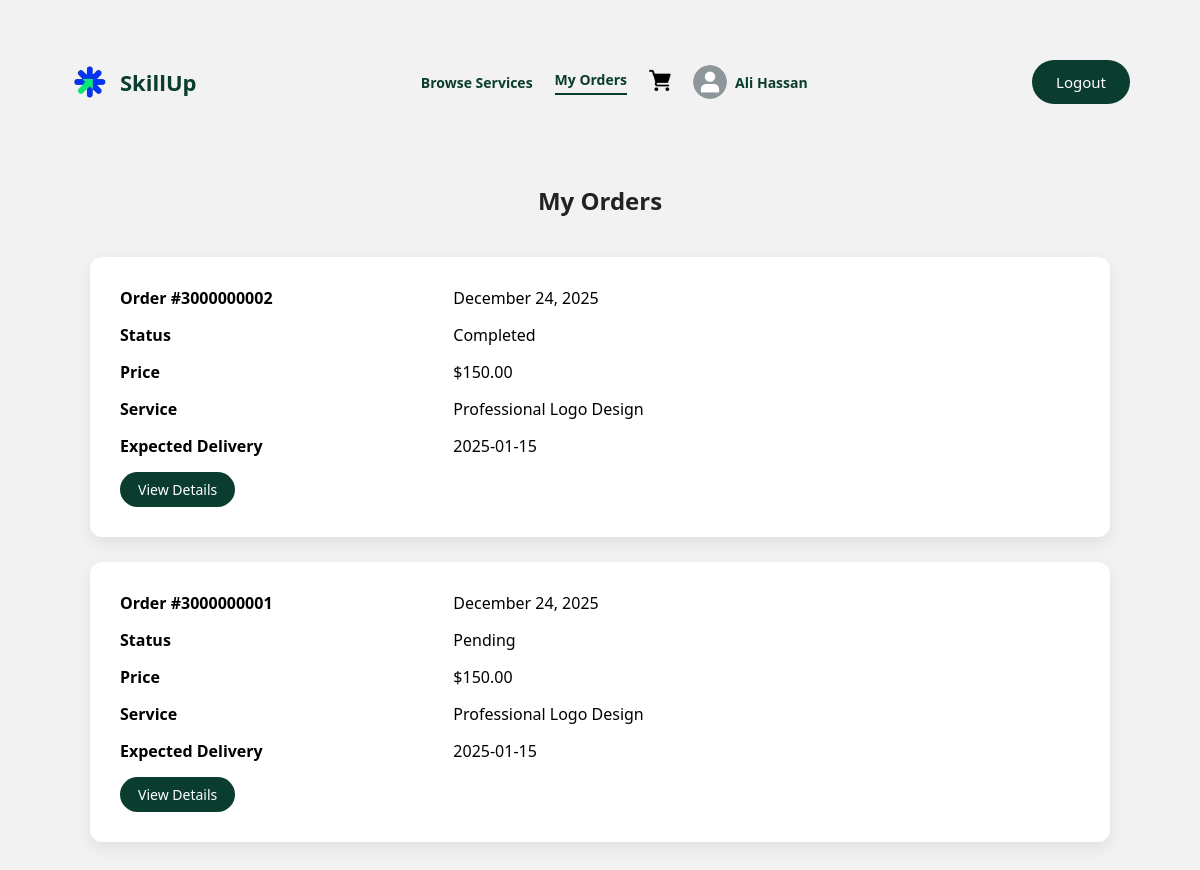
The app's page /my-orders.php (signed in) with its own data.
### tables this page shows
CREATE TABLE `users` (
  `user_id` varchar(10) NOT NULL,
  `first_name` varchar(50) NOT NULL,
  `last_name` varchar(50) NOT NULL,
  `email` varchar(100) NOT NULL,
  `password` varchar(255) NOT NULL,
  `phone` varchar(10) NOT NULL,
  `age` int(11) DEFAULT NULL,
  `country` varchar(50) NOT NULL,
  `city` varchar(50) NOT NULL,
  `bio` text DEFAULT NULL,
  `role` enum('Client','Freelancer') NOT NULL,
  `status` enum('Active','Inactive') NOT NULL DEFAULT 'Active',
  `profile_photo` varchar(255) DEFAULT NULL,
  `registration_date` timestamp NOT NULL DEFAULT current_timestamp(),
  `failed_attempts` int(11) DEFAULT 0,
  `last_failed_attempt` datetime DEFAULT NULL,
  `lock_until` datetime DEFAULT NULL,
  `professional_title` varchar(150) DEFAULT NULL,
  `professional_bio` text DEFAULT NULL,
  `skills` text DEFAULT NULL,
  `experience_years` int(11) DEFAULT NULL
);

CREATE TABLE `orders` (
  `order_id` varchar(10) NOT NULL,
  `client_id` varchar(10) NOT NULL,
  `freelancer_id` varchar(10) NOT NULL,
  `service_id` varchar(10) NOT NULL,
  `service_title` varchar(200) NOT NULL,
  `price` decimal(10,2) NOT NULL,
  `delivery_time` int(11) NOT NULL,
  `revisions_included` int(11) NOT NULL,
  `requirements` text NOT NULL,
  `deliverable_notes` text DEFAULT NULL,
  `status` enum('Pending','In Progress','Delivered','Completed','Revision Requested','Cancelled') DEFAULT 'Pending',
  `payment_method` varchar(50) NOT NULL,
  `order_date` timestamp NOT NULL DEFAULT current_timestamp(),
  `expected_delivery` date NOT NULL,
  `completion_date` timestamp NULL DEFAULT NULL
);

### my-orders.php (the view, shortened to what this page needs)
<?php
require 'db.php.inc';
$userName = 'My Profile';
$profilePhoto = 'images/default_picture.png';
$stmt = $pdo->prepare("
    SELECT first_name, last_name, profile_photo
    FROM users
    WHERE user_id = ?
");
$stmt->execute([$_SESSION['user_id']]);
$navUser = $stmt->fetch(PDO::FETCH_ASSOC);
if ($navUser) {
    $userName = $navUser['first_name'] . ' ' . $navUser['last_name'];
}
$stmt = $pdo->prepare("
    SELECT *
    FROM orders
    WHERE client_id = ?
    ORDER BY order_date DESC
");
$stmt->execute([$_SESSION['user_id']]);
$orders = $stmt->fetchAll(PDO::FETCH_ASSOC);
?>
<!DOCTYPE html>
<html lang="en">
<head>
    <link rel="stylesheet" href="app.css">
</head>
<body>
<div class="page-container">
    <div class="app-header">
        <div class="brand">
            <img src="images/logo.png" alt="SkillUp Logo">
            <span>SkillUp</span>
        </div>
        <nav class="main-nav">
            <a href="client-home.php">Browse Services</a>
            <a href="my-orders.php" class="active">My Orders</a>
            <a href="cart.php" class="cart-link">
                <img src="images/cart.png" class="cart-icon">
            </a>
            <a href="profile.php" class="profile-link">
                <img src="<?= htmlspecialchars($profilePhoto) ?>" class="profile-pic">
                <span><?= htmlspecialchars($userName) ?></span>
            </a>
        </nav>
        <button onclick="location.href='logout.php'" class="btn-primary">
            Logout
        </button>
    </div>
    <main class="container">
        <h2>My Orders</h2>
        <?php if (empty($orders)): ?>
            <div class="card" style="text-align:center;">
                <p>You have no orders yet.</p>
                <br>
                <a href="client-home.php" class="btn-primary">Browse Services</a>
            </div>
        <?php else: ?>
            <?php foreach ($orders as $order): ?>
                <div class="card" style="margin-bottom:25px;">
                    <div class="profile-row">
                        <strong>Order #<?= htmlspecialchars($order['order_id']) ?></strong>
                        <span><?= date('F j, Y', strtotime($order['order_date'])) ?></span>
                    </div>
                    <div class="profile-row">
                        <strong>Status</strong>
                        <span><?= htmlspecialchars($order['status']) ?></span>
                    </div>
                    <div class="profile-row">
                        <strong>Price</strong>
                        <span>$<?= number_format($order['price'], 2) ?></span>
                    </div>
                    <div class="profile-row">
                        <strong>Service</strong>
                        <span><?= htmlspecialchars($order['service_title']) ?></span>
                    </div>
                    <div class="profile-row">
                        <strong>Expected Delivery</strong>
                        <span><?= htmlspecialchars($order['expected_delivery']) ?></span>
                    </div>
                    <div style="margin-top:15px;">
                        <a href="client-order-detail.php?id=<?= $order['order_id'] ?>"
                        class="btn-primary"
                        style="display:inline-block; padding:8px 18px; font-size:14px;">
                            View Details
                        </a>
                    </div>
                </div>
            <?php endforeach; ?>
        <?php endif; ?>
    </main>
</div>
</body>
</html>

### app.css (style rules this page uses)
* { margin: 0; padding: 0; box-sizing: border-box; font-family: "Segoe UI", Tahoma, Geneva, Verdana, sans-serif; }
body { background: #f2f2f2; }
.page-container { max-width: 1100px; margin: 40px auto; padding: 20px; }
.app-header { display: flex; justify-content: space-between; align-items: center; margin-bottom: 40px; }
.app-header .brand { display: flex; align-items: center; gap: 10px; }
.app-header .brand img { width: 40px; }
.app-header .brand span { font-size: 22px; font-weight: bold; color: #0a3d2f; }
.main-nav { display: flex; align-items: center; gap: 22px; }
.main-nav a { text-decoration: none; font-size: 14px; font-weight: 600; color: #0a3d2f; position: relative; }
.main-nav a.active { border-bottom: 2px solid #0a3d2f; padding-bottom: 4px; }
.profile-link { display: flex; align-items: center; gap: 8px; }
.profile-pic { width: 34px; height: 34px; border-radius: 50%; object-fit: cover; }
.cart-link { position: relative; }
.cart-icon { width: 22px; height: 22px; }
.card { background: #ffffff; padding: 30px; border-radius: 12px; box-shadow: 0 6px 16px rgba(0, 0, 0, 0.08); }
.btn-primary { display: inline-flex; align-items: center; justify-content: center; padding: 12px 24px; background: #0a3d2f; color: #fff; border: none; border-radius: 25px; text-decoration: none; font-size: 15px; cursor: pointer; max-width: 400px; }
.profile-row { display: grid; grid-template-columns: 1fr 2fr; gap: 20px; margin-bottom: 15px; }
.container { max-width: 1100px; margin: 60px auto; padding: 20px; }
.container h2 { text-align: center; margin-bottom: 40px; color: #222; }

### records on screen
users: userName "Ali Hassan"
orders: order_id "3000000002", order_date "December 24, 2025", status "Completed", price "150.00", service_title "Professional Logo Design", expected_delivery "2025-01-15"
orders: order_id "3000000001", order_date "December 24, 2025", status "Pending", price "150.00", service_title "Professional Logo Design", expected_delivery "2025-01-15"
